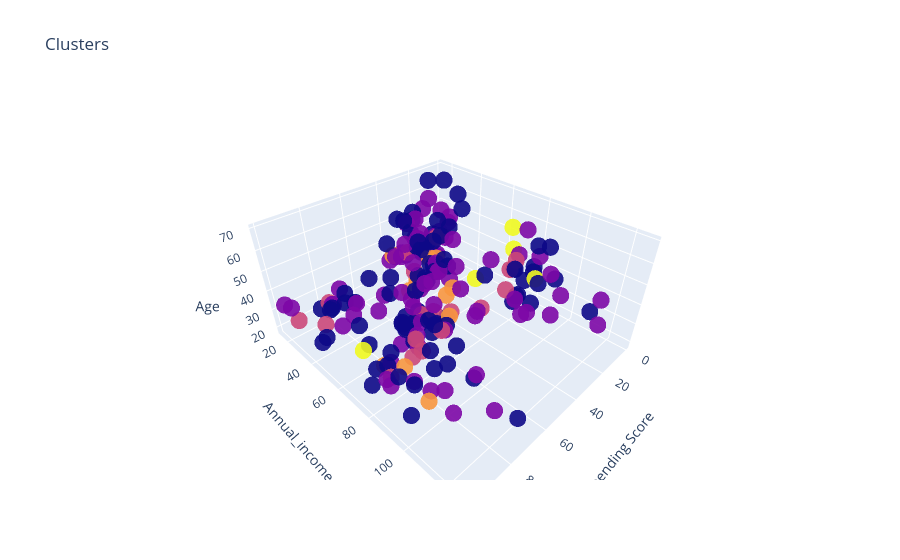

The notebook cell saved with this chart:
### Code cell
import plotly as py
import plotly.graph_objs as go
#Create a 3d plot to view the data sepparation made by Kmodes
trace1 = go.Scatter3d(
    x= df1['Spending Score (1-100)'],
    y= df1['Annual Income (k$)'],
    z= df1['Age'],
    mode='markers',
     marker=dict(
        color = y_kmo, 
        size= 10,
        line=dict(
            color= y_kmo,
        ),
        opacity = 0.9
     )
)
layout = go.Layout(
    title= 'Clusters',
    scene = dict(
            xaxis = dict(title  = 'Spending Score'),
            yaxis = dict(title  = 'Annual_income'),
            zaxis = dict(title  = 'Age')
        )
)
fig = go.Figure(data=trace1, layout=layout)
py.offline.iplot(fig)

### Figure 1 — Plotly figure (JSON) as saved in the notebook; plotly's stock layout.template omitted (floating-point values rounded to 4 significant figures; data arrays with more than 128 entries replaced by an {"elided": "..."} marker saying what was removed)
{"data": [{"marker": {"color": {"elided": "198 int values"}, "line": {"color": {"elided": "198 int values"}}, "opacity": 0.9, "size": 10}, "mode": "markers", "type": "scatter3d", "x": {"elided": "198 int values"}, "y": {"elided": "198 int values"}, "z": {"elided": "198 int values"}}], "layout": {"scene": {"xaxis": {"title": {"text": "Spending Score"}}, "yaxis": {"title": {"text": "Annual_income"}}, "zaxis": {"title": {"text": "Age"}}}, "title": {"text": "Clusters"}}}
